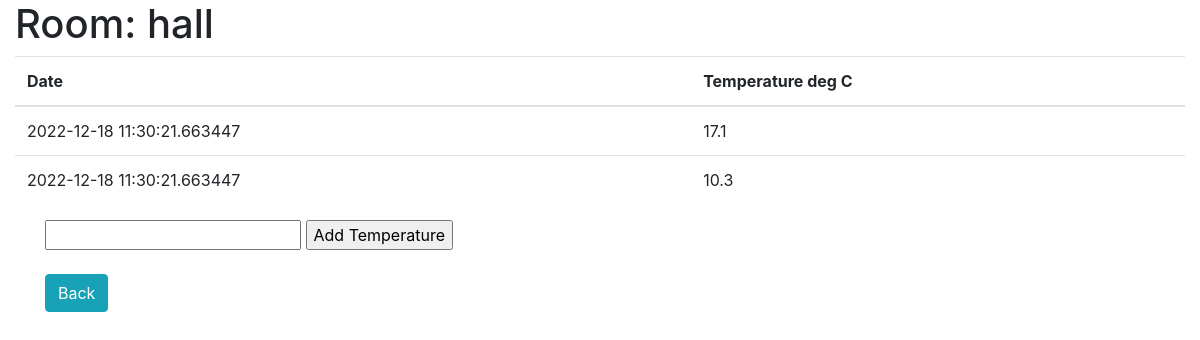
Page /temperatures/room/1 on the earlier database version.
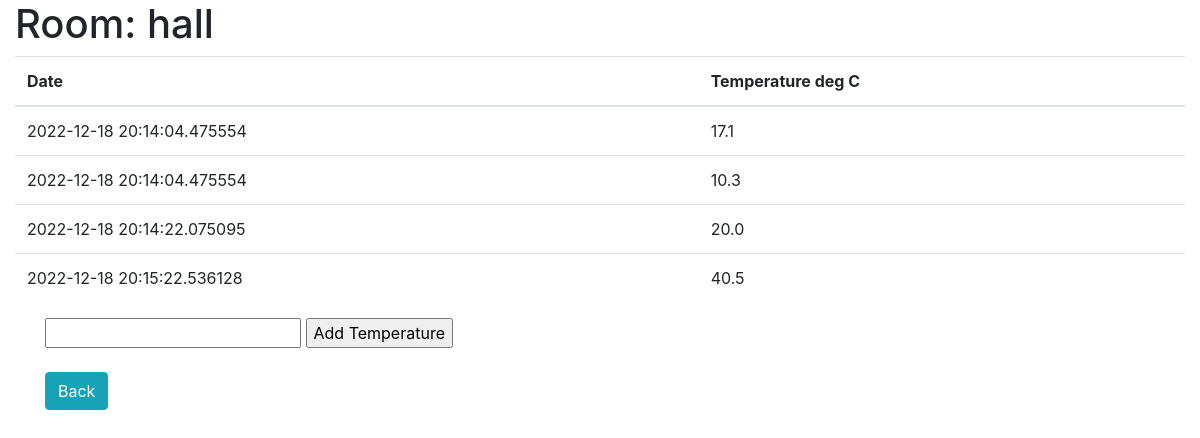
Same page on the later database version.
### app.py (models this page shows, shortened)
class Rooms(db.Model):
    id = db.Column(db.Integer,primary_key=True)
    room_name = db.Column(db.String(200),nullable=False, unique=True)
    date = db.Column(db.DateTime, default=datetime.utcnow)
    room_id = db.relationship('Temperatures', cascade='all,delete' ,backref='rooms')

class Temperatures(db.Model):
    id = db.Column(db.Integer,primary_key=True)
    date = db.Column(db.DateTime, default=datetime.utcnow)
    temperature = db.Column(db.Float, nullable=False)
    room_id = db.Column(db.Integer,db.ForeignKey('rooms.id'), nullable=False)

### app.py (the view)
@app.route("/temperatures/room/<int:room_id>", methods=['GET'])
def get_room_temperatures(room_id):
    if request.method == "GET":
        room = Rooms.query.get_or_404(room_id)
        temps = Temperatures.query.with_entities(Temperatures.id,Temperatures.temperature,Temperatures.date)\
                        .join(Rooms, Temperatures.room_id == Rooms.id)\
                        .filter(Temperatures.room_id==room_id).all()
        print(temps)
        return render_template('room_temperatures.html',room_name=room.room_name,temperatures=temps,room_id=room_id)

### templates/room_temperatures.html (shortened to what this page needs)
{% extends 'base.html' %}
{% block body %}
<div class="container-fluid">
    <h1>Room: {{ room_name }}</h1>
    {% if temperatures|length < 1 %}
    <h4>No temperatures available for this room</h4>
    {% else %}
    <table class="table styled-table">
        <thead>
            <tr>
                <th>Date</th>
                <th>Temperature deg C</th>
            </tr>
        </thead>
        <tbody>
            {% for temp in temperatures %}
            <tr>
                <td>{{ temp.date }}</td>
                <td>{{ temp.temperature }}</td>
            </tr>
            {% endfor %}
        </tbody>
    </table>
    {% endif %}
    <div class="container">
            <form class="form" action="/temperature/{{ room_id }}/9999.9" method="POST">
                <input class="add_text_input" type="number" step="any" name="temperature_value" id="temperature_value">
                <input class="add_btn_input" type="submit" value="Add Temperature">
            </form>
        </div>
    </div>
    <br>
    <div class="container">
        <a href="/rooms" class="btn btn-info">Back</a>
    </div>
{% endblock %}

### templates/base.html (shortened to what this page needs)
<!DOCTYPE html>
<html lang="en">
<head>
    <link rel="stylesheet" href="https://cdn.jsdelivr.net/npm/bootstrap@4.3.1/dist/css/bootstrap.min.css">
    <link rel="stylesheet" href="{{ url_for('static',filename='css/main.css') }}"/>
</head>
<body>
    {% block body %}{% endblock %}
</body>
</html>

Differences in the rows shown:
changed Temperatures (number 1 of 4 on the later page): date "2022-12-18 11:30:21.663447" → "2022-12-18 20:14:04.475554"
changed Temperatures (number 2 of 4 on the later page): date "2022-12-18 11:30:21.663447" → "2022-12-18 20:14:04.475554"
added Temperatures: date "2022-12-18 20:14:22.075095", temperature "20.0"
added Temperatures: date "2022-12-18 20:15:22.536128", temperature "40.5"
